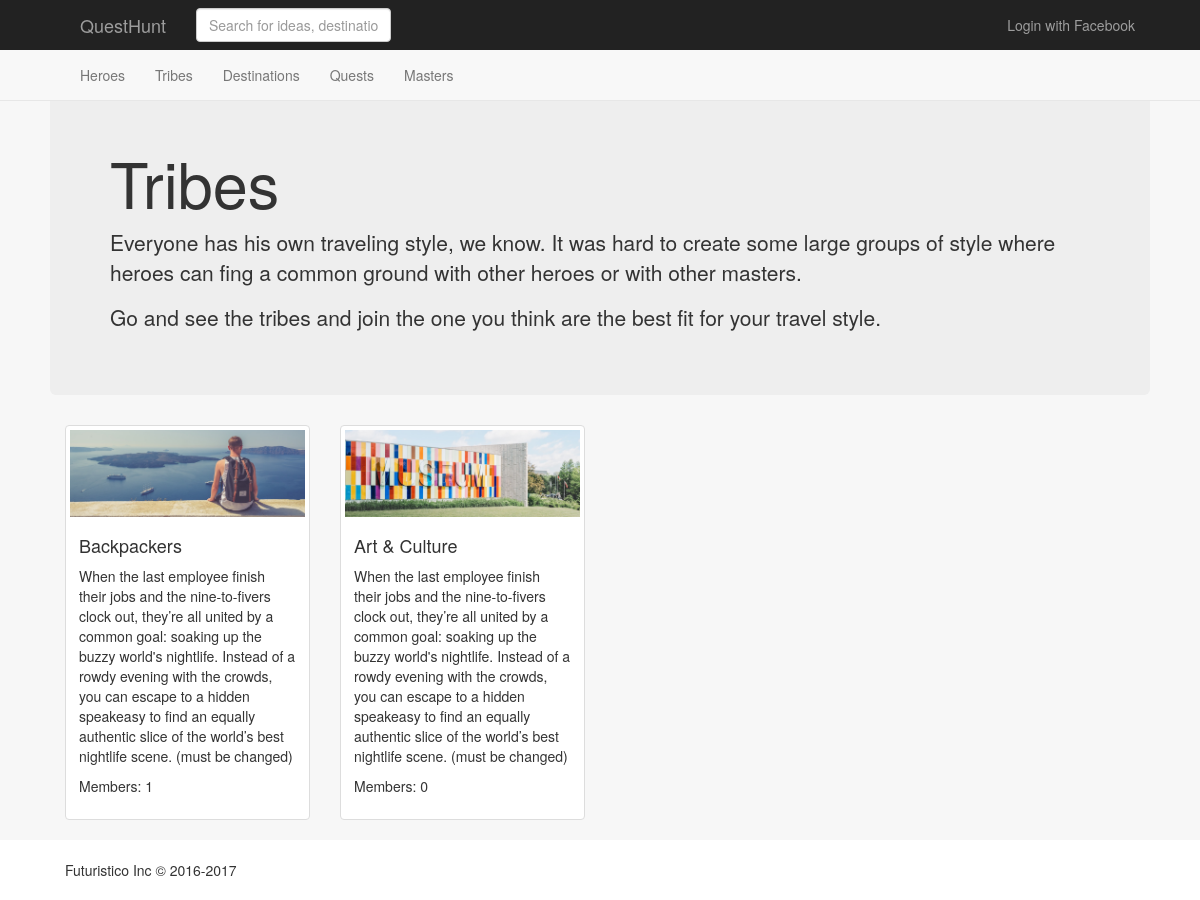
The page /tribes/ on the database as committed earlier.
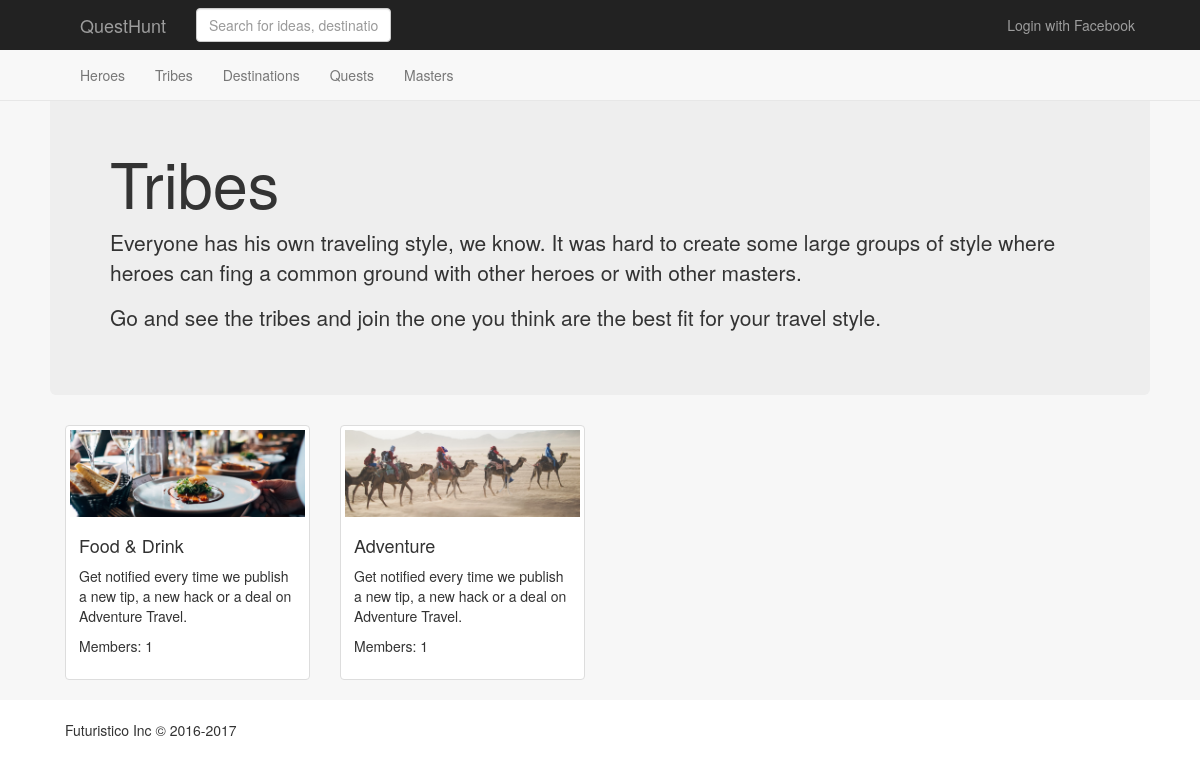
The same page on the database as committed later.
### tribes/models.py (models this page shows, shortened)
class Tribe(models.Model):
	name = models.CharField(max_length=100)
	slug = models.SlugField(unique = True)
	cover_image = models.FileField(upload_to = 'posts', default='/media/posts/iceland.jpg')
	description = models.TextField(max_length=1000, default="Get notified every time we publish a new tip, a new hack or a deal on Adventure Travel.")
	members = models.ManyToManyField(User, blank=True)

### tribes/views.py (the view)
# urls.py: url('', include('tribes.urls')),
def tribes(request):
 	tribes = Tribe.objects.all()
 	context = {
 		"tribes": tribes
 	}
 	return render(request, 'tribes.html', context)

### tribes/templates/tribes.html
{% extends 'base.html' %}
{% load staticfiles %}
{% block page %}
  <div class="row">
  <div class="jumbotron">
    <h1>Tribes</h1>
      <p>Everyone has his own traveling style, we know. It was hard to create some large groups of style where heroes can fing a common ground with other heroes or with other masters.</p>
      <p>Go and see the tribes and join the one you think are the best fit for your travel style.</p>
  </div>
    {% for tribe in tribes %}
      <div class="col-md-3">
        <div class="thumbnail">
          <a href="{{ tribe.slug }}"><img src="/media/{{ tribe.cover_image }}"></a>
          <div class="caption">
            <a href="{{ tribe.slug}}"><h4>{{ tribe.name }}</h4></a>
            <p>{{ tribe.description}}</p>
            <p>Members: {{tribe.members.count }}</p>
          </div>
        </div>
      </div>
    {% endfor %}
  </div>
{% endblock %}

### base/templates/base.html (shortened to what this page needs)
{% load socialaccount %}
{% load staticfiles %}
<!DOCTYPE html>
<html>
  <head>
    <link rel="stylesheet" href="{% static 'css/bootstrap.css' %}">
    <link rel="stylesheet" href="{% static 'css/app.css' %}">
  </head>
  <body>
    <nav class="navbar navbar-default navbar-fixed-top">
      <div class="navbar-inverse">
        <div class="container">
          <div class="navbar-header">
            <a class="navbar-brand" href="/">QuestHunt</a>
          </div>
          <form class="navbar-form navbar-left"  method="GET" action="">
            <div class="form-group">
              <input type="text" name="q" class="form-control" placeholder="Search for ideas, destinations or anything">
            </div>
          </form>
          <ul class="nav navbar-nav navbar-right">
            {% if user and not user.is_anonymous %}
              <li class="dropdown">
                <a href="#" class="dropdown-toggle" data-toggle="dropdown"
                  role="button" aria-haspopup="true" aria-expanded="fase">
                  <img src="{% if user.profile %} {{ user.profile.avatar }} {% else %} {% static 'img/avatar.png' %} {% endif %}" class="img-circle" height="22" width="22">&nbsp; {{ user.get_full_name|default:user.username }} <span class="caret"></span>
                </a>
                <ul class="dropdown-menu">
                  <li><a href="#">Become a Trip Expert</a></li>
                  <li><a href="#">Expert Dashboard</a></li>
                  <li role="separator" class="divider"></li>
                  <li><a href="#">Saved Quests</a></li>
                  <li><a href="#">Subscribtions</a></li>
                  <li><a href="#">My Experts</a></li>
                  <li role="separator" class="divider"></li>
                  <li><a href="/accounts/logout">Logout</a></li>
                </ul>
              </li>
            {% else %}
              <li>
                <a href="{% provider_login_url "facebook" method="js_sdk" %}">Login with Facebook</a>
              </li>
            {% endif %}
          </ul>
        </div>
      </div>
      <div id="quests">
        <div class="container">
          <ul class="nav navbar-nav">
            <li><a href="/heroes">Heroes</a></li>
            <li><a href="/tribes">Tribes</a></li>
            <li><a href="/destinations">Destinations</a></li>
            <li><a href="/quests">Quests</a></li>
            <li><a href="/masters">Masters</a></li>
          </ul>
        </div>
      </div>
    </nav>
    <div id="body">
      <div class="container">
        {% block page %}
        {% endblock %}
      </div>
    </div>
    <footer id="footer">
      <div class="container">
        <span>Futuristico Inc &copy; 2016-2017</span>
      </div>
    </footer>
  </body>
</html>

### base/static/css/app.css (style rules this page uses)
.container { width: 1100px; }
body { padding-top: 80px; }
a { color: #323232; }
#body { background-color: #f7f7f7; }
#footer { padding: 20px 0; }

Rows that differ between the two databases and show on the page:
changed Tribe id 1: cover_image: a different picture; name "Backpackers" → "Food & Drink"; description "When the last employee finish their jobs and the nine-to-fivers clock out, they’re all united by a common goal: soaking up the buzzy world's nightlife. Instead of a rowdy evening with the crowds, you can escape to a hidden speakeasy to find an equally authentic slice of the world’s best nightlife scene. (must be changed)" → "Get notified every time we publish a new tip, a new hack or a deal on Adventure Travel."
changed Tribe: cover_image: a different picture; name "Art & Culture" → "Adventure"; description "When the last employee finish their jobs and the nine-to-fivers clock out, they’re all united by a common goal: soaking up the buzzy world's nightlife. Instead of a rowdy evening with the crowds, you can escape to a hidden speakeasy to find an equally authentic slice of the world’s best nightlife scene. (must be changed)" → "Get notified every time we publish a new tip, a new hack or a deal on Adventure Travel."; members.count "0" → "1"
